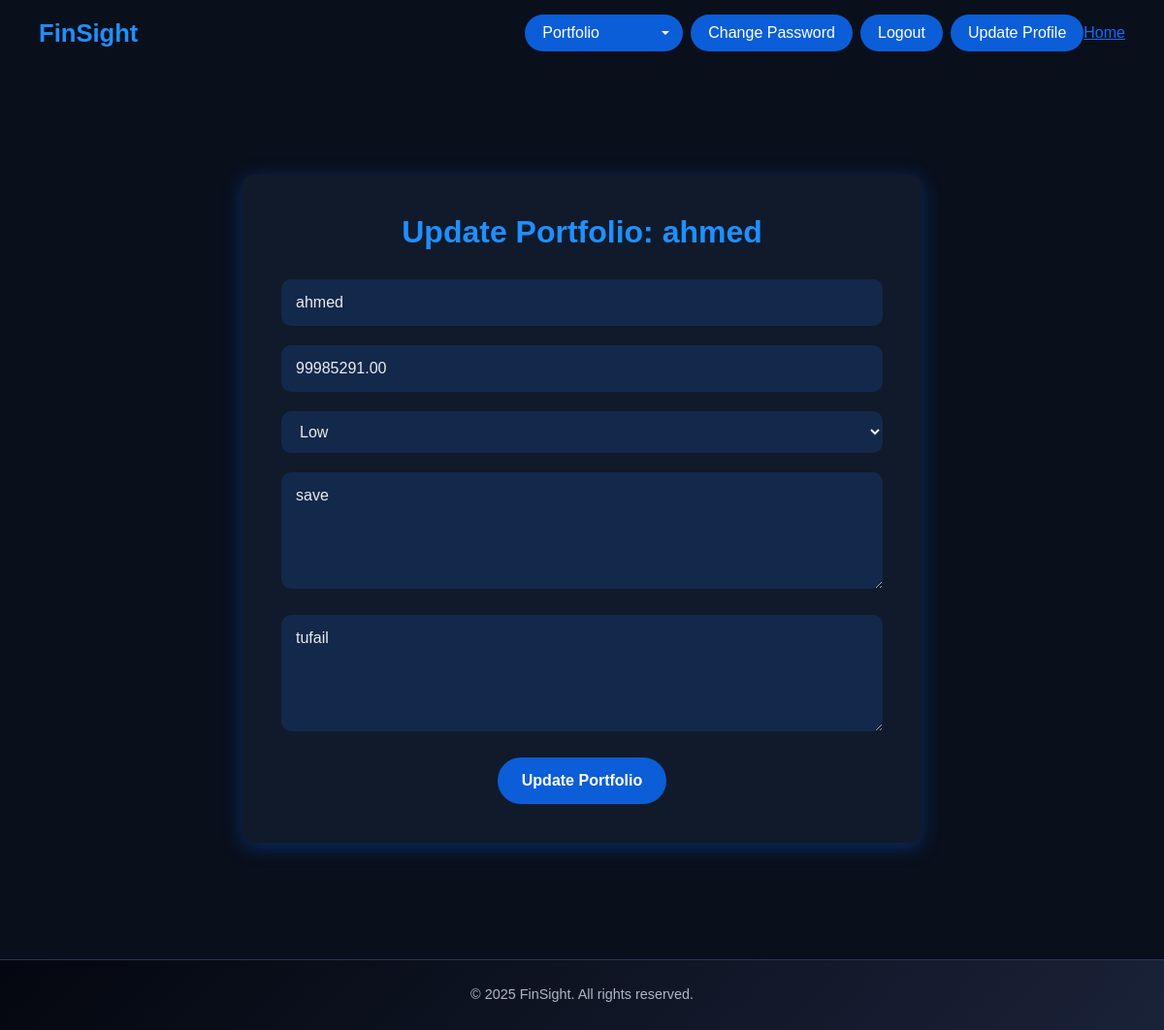
/update/ (signed in), run on the app's committed database.
### FinSight/models.py (models this page shows, shortened)
class Portfolio(models.Model):
    RISK_CHOICES = [
        ('Low', 'Low'),
        ('Medium', 'Medium'),
        ('High', 'High'),
    ]
    user = models.OneToOneField(settings.AUTH_USER_MODEL, on_delete=models.CASCADE)
    name = models.CharField(max_length=100, default="My Portfolio")
    description = models.TextField(blank=True, null=True)
    cashBalance = models.DecimalField(max_digits=12, decimal_places=2, default=Decimal('10000.00'))
    riskTolerance = models.CharField(max_length=10, choices=RISK_CHOICES, default='Medium')
    investmentGoal = models.CharField(max_length=100, default="Long-term growth")
    createdAt = models.DateTimeField(auto_now_add=True)
    diversification = JSONField(default=dict, blank=True)

### FinSight/views.py (the view, shortened to what this page needs)
# urls.py: path('update/', views.updatePortfolio, name='updatePortfolio'),
@login_required
def updatePortfolio(request):
    portfolio = get_object_or_404(Portfolio, user=request.user)
    return render(request, 'updatePortfolio.html', {'portfolio': portfolio})

### FinSight/templates/updatePortfolio.html (shortened to what this page needs)
{% load static %}
<!DOCTYPE html>
<html lang="en">
<head>
    <link href="https://cdn.jsdelivr.net/npm/bootstrap@5.3.3/dist/css/bootstrap.min.css" rel="stylesheet">
</head>
<body>
    <nav class="d-flex justify-content-between align-items-center">
        <div class="brand">FinSight</div>
        <div class="d-flex align-items-center">
            {% if request.user.is_authenticated %}
            <form action="#" method="post" class="d-inline">
                <select class="custom-select" name="portfolio_action"
                    onchange="if(this.value) window.location.href=this.value;">
                    <option selected disabled>Portfolio</option>
                </select>
            </form>
            <a href="{% url 'changepassword' %}" class="btn-custom">Change Password</a>
            <a href="{% url 'logout' %}" class="btn-custom">Logout</a>
            <a href="{% url 'update_profile' %}" class="btn-custom">Update Profile</a>
            <a href="{% url 'home' %}">Home</a>
            {% else %}
            <a href="{% url 'login' %}" class="btn-custom">Login</a>
            {% endif %}
        </div>
    </nav>
    <main>
        <div class="portfolio-form">
            <h2>Update Portfolio: {{ portfolio.name }}</h2>
            <form method="post" action="{% url 'updatePortfolio' %}">
                <input type="text" name="name" placeholder="Portfolio Name" value="{{ portfolio.name }}" required>
                <input type="number" name="cashBalance" placeholder="Cash Balance" value="{{ portfolio.cashBalance }}"
                    required>
                <select name="riskTolerance" required>
                    <option value="Low" {% if portfolio.riskTolerance == 'Low' %}selected{% endif %}>Low</option>
                </select>
                <textarea name="investmentGoal" placeholder="Investment Goal"
                    rows="4">{{ portfolio.investmentGoal }}</textarea>
                <textarea name="description" placeholder="Description"
                    rows="4">{{ portfolio.description }}</textarea>
                <button type="submit">Update Portfolio</button>
            </form>
        </div>
    </main>
    <footer>
        © 2025 FinSight. All rights reserved.
    </footer>
</body>
</html>

### FinSight/templates/updatePortfolio.html (style rules this page uses)
body { margin: 0; font-family: Arial, sans-serif; background-color: #0a0f1c; color: #eaecef; overflow-x: hidden; text-align: center; }
nav { background: transparent !important; position: absolute; width: 100%; top: 0; z-index: 10; padding: 15px 40px; }
.brand { color: #1e90ff; font-weight: bold; font-size: 1.6rem; float: left; }
.btn-custom { background-color: #0b5ed7; color: white; border: none; border-radius: 20px; font-weight: 500; padding: 7px 18px; margin-left: 8px; text-decoration: none; display: inline-block; transition: transform 0.3s ease, box-shadow 0.3s ease; }
select.custom-select { background-color: #0b5ed7; color: white; border: none; border-radius: 20px; font-weight: 500; padding: 7px 18px; margin-left: 8px; height: 38px; cursor: pointer; appearance: none; background-repeat: no-repeat; background-position: right 12px center; background-size: 12px; padding-right: 30px; transition: transform 0.3s ease, box-shadow 0.3s ease; }
select.custom-select option { background-color: white; color: black; }
main { margin-top: 120px; padding: 60px 10%; }
.portfolio-form { background-color: #101a2b; padding: 40px; border-radius: 12px; max-width: 700px; margin: auto; box-shadow: 0 4px 20px rgba(11, 94, 215, 0.4); }
.portfolio-form h2 { color: #1e90ff; font-weight: 700; margin-bottom: 30px; }
.portfolio-form input, .portfolio-form select, .portfolio-form textarea { width: 100%; padding: 12px 15px; margin-bottom: 20px; border-radius: 10px; border: none; background-color: #13294b; color: #eaecef; font-size: 1rem; }
.portfolio-form button { background-color: #0b5ed7; color: white; padding: 12px 25px; border: none; border-radius: 25px; font-weight: 700; font-size: 1rem; cursor: pointer; transition: transform 0.2s ease, box-shadow 0.2s ease; }
footer { background: linear-gradient(135deg, #04070f, #1a2238); color: #aeb7c4; text-align: center; padding: 25px 0; font-size: 0.9rem; border-top: 1px solid #2c3550; margin-top: 60px; }

### data on the page
Portfolio: name "ahmed", cashBalance "99985291.00", riskTolerance "Low", investmentGoal "save", description "tufail"
